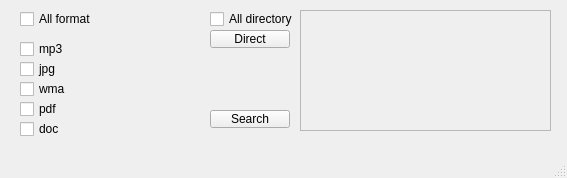
<?xml version="1.0" encoding="UTF-8"?>
<ui version="4.0">
 <class>MainWindow</class>
 <widget class="QMainWindow" name="MainWindow">
  <property name="geometry">
   <rect>
    <x>0</x>
    <y>0</y>
    <width>567</width>
    <height>178</height>
   </rect>
  </property>
  <property name="windowTitle">
   <string>MainWindow</string>
  </property>
  <widget class="QWidget" name="centralwidget">
   <widget class="QPushButton" name="search_button">
    <property name="geometry">
     <rect>
      <x>210</x>
      <y>110</y>
      <width>80</width>
      <height>18</height>
     </rect>
    </property>
    <property name="text">
     <string>Search</string>
    </property>
   </widget>
   <widget class="QCheckBox" name="checkBox_mp3">
    <property name="geometry">
     <rect>
      <x>20</x>
      <y>40</y>
      <width>58</width>
      <height>18</height>
     </rect>
    </property>
    <property name="text">
     <string>mp3</string>
    </property>
   </widget>
   <widget class="QCheckBox" name="checkBox_jpg">
    <property name="geometry">
     <rect>
      <x>20</x>
      <y>60</y>
      <width>58</width>
      <height>18</height>
     </rect>
    </property>
    <property name="text">
     <string>jpg</string>
    </property>
   </widget>
   <widget class="QCheckBox" name="checkBox_wma">
    <property name="geometry">
     <rect>
      <x>20</x>
      <y>80</y>
      <width>58</width>
      <height>18</height>
     </rect>
    </property>
    <property name="text">
     <string>wma</string>
    </property>
   </widget>
   <widget class="QCheckBox" name="checkBox_pdf">
    <property name="geometry">
     <rect>
      <x>20</x>
      <y>100</y>
      <width>58</width>
      <height>18</height>
     </rect>
    </property>
    <property name="text">
     <string>pdf</string>
    </property>
   </widget>
   <widget class="QCheckBox" name="checkBox_doc">
    <property name="geometry">
     <rect>
      <x>20</x>
      <y>120</y>
      <width>58</width>
      <height>18</height>
     </rect>
    </property>
    <property name="text">
     <string>doc</string>
    </property>
   </widget>
   <widget class="QPushButton" name="direct_button">
    <property name="enabled">
     <bool>true</bool>
    </property>
    <property name="geometry">
     <rect>
      <x>210</x>
      <y>30</y>
      <width>80</width>
      <height>18</height>
     </rect>
    </property>
    <property name="text">
     <string>Direct</string>
    </property>
    <property name="autoDefault">
     <bool>false</bool>
    </property>
   </widget>
   <widget class="QCheckBox" name="all_dir_check">
    <property name="geometry">
     <rect>
      <x>210</x>
      <y>10</y>
      <width>91</width>
      <height>18</height>
     </rect>
    </property>
    <property name="text">
     <string>All directory</string>
    </property>
   </widget>
   <widget class="QCheckBox" name="all_form_check">
    <property name="geometry">
     <rect>
      <x>20</x>
      <y>10</y>
      <width>81</width>
      <height>18</height>
     </rect>
    </property>
    <property name="text">
     <string>All format</string>
    </property>
   </widget>
   <widget class="QScrollArea" name="scrollArea">
    <property name="geometry">
     <rect>
      <x>300</x>
      <y>10</y>
      <width>251</width>
      <height>121</height>
     </rect>
    </property>
    <property name="widgetResizable">
     <bool>true</bool>
    </property>
    <widget class="QWidget" name="scrollAreaWidgetContents">
     <property name="geometry">
      <rect>
       <x>0</x>
       <y>0</y>
       <width>249</width>
       <height>119</height>
      </rect>
     </property>
    </widget>
   </widget>
  </widget>
  <widget class="QMenuBar" name="menubar">
   <property name="geometry">
    <rect>
     <x>0</x>
     <y>0</y>
     <width>567</width>
     <height>17</height>
    </rect>
   </property>
  </widget>
  <widget class="QStatusBar" name="statusbar"/>
 </widget>
 <resources/>
 <connections/>
</ui>
